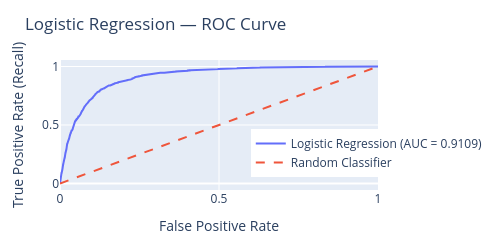

Notebook cell for this chart:
### Code cell
from sklearn.metrics import roc_curve

# Calculate ROC curve values
fpr, tpr, thresholds = roc_curve(
    y_test,
    y_prob_logistic
)

# Create ROC curve
fig = go.Figure()

fig.add_trace(
    go.Scatter(
        x=fpr,
        y=tpr,
        mode="lines",
        name=f"Logistic Regression (AUC = {logistic_roc_auc:.4f})"
    )
)

# Random classifier reference line
fig.add_trace(
    go.Scatter(
        x=[0, 1],
        y=[0, 1],
        mode="lines",
        name="Random Classifier",
        line=dict(dash="dash")
    )
)

fig.update_layout(
    title="Logistic Regression — ROC Curve",
    xaxis_title="False Positive Rate",
    yaxis_title="True Positive Rate (Recall)",
    width=500,
    height=250,
    margin=dict(l=60, r=30, t=60, b=60),
    legend=dict(
        x=0.60,
        y=0.10
    )
)

fig.show()

### Figure 1 — Plotly figure (JSON) as saved in the notebook; plotly's stock layout.template omitted (floating-point values rounded to 4 significant figures; data arrays with more than 128 entries replaced by an {"elided": "..."} marker saying what was removed)
{"data": [{"mode": "lines", "name": "Logistic Regression (AUC = 0.9109)", "type": "scatter", "x": {"elided": "1218 float values"}, "y": {"elided": "1218 float values"}}, {"line": {"dash": "dash"}, "mode": "lines", "name": "Random Classifier", "type": "scatter", "x": [0, 1], "y": [0, 1]}], "layout": {"height": 250, "legend": {"x": 0.6, "y": 0.1}, "margin": {"b": 60, "l": 60, "r": 30, "t": 60}, "title": {"text": "Logistic Regression — ROC Curve"}, "width": 500, "xaxis": {"title": {"text": "False Positive Rate"}}, "yaxis": {"title": {"text": "True Positive Rate (Recall)"}}}}
